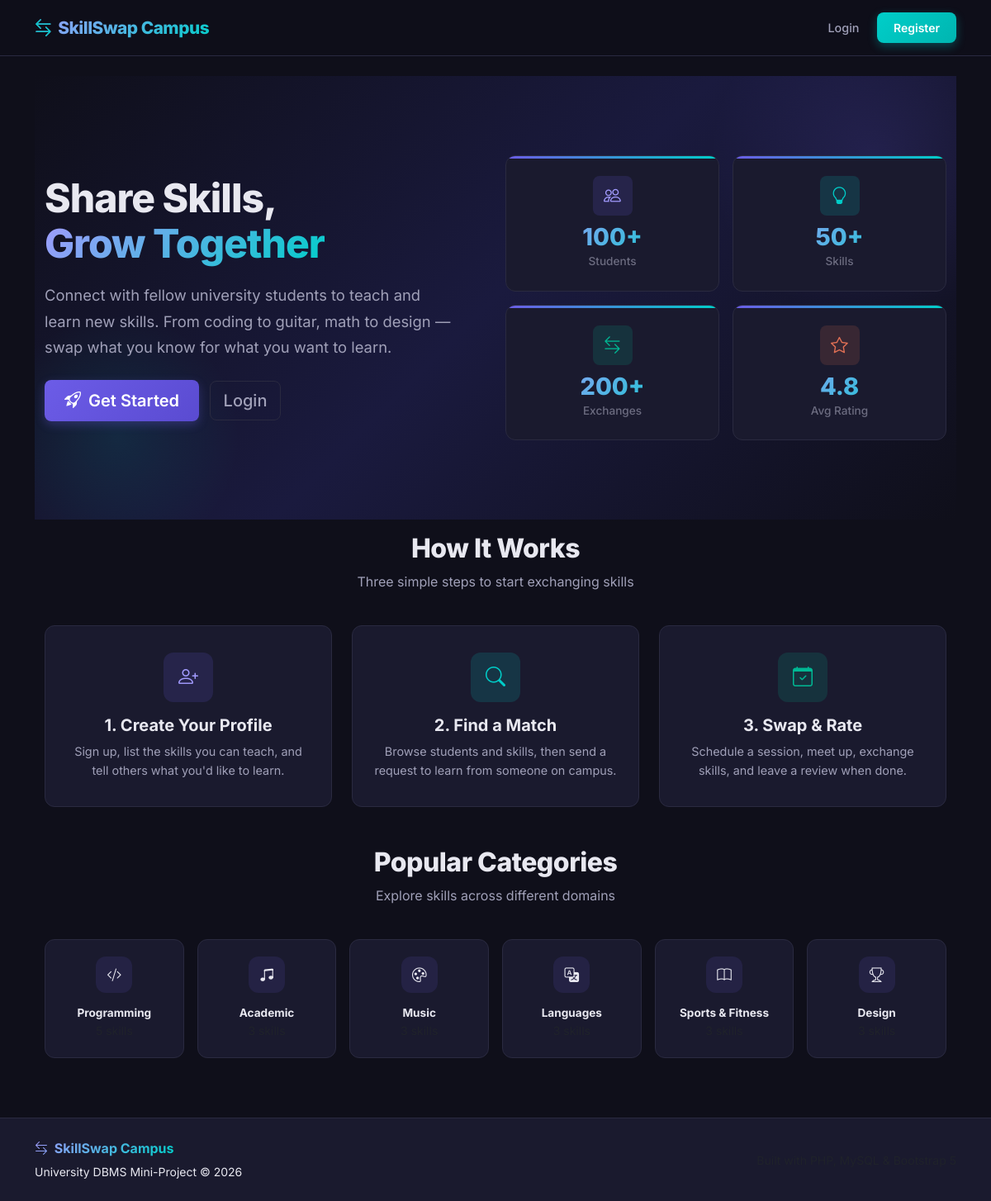
The page / on the database its author committed.
### tables this page shows
CREATE TABLE skill_categories (
    category_id INT AUTO_INCREMENT PRIMARY KEY,
    category_name VARCHAR(100) NOT NULL UNIQUE
);

### includes/auth.php (called while the page is built, shortened)
<?php
function isLoggedIn() {
    return isset($_SESSION['user_id']);
}
?>

### index.php (the view, shortened to what this page needs)
<?php
include 'includes/header.php';
?>
<div class="hero-section">
    <div class="container">
        <div class="row align-items-center">
            <div class="col-lg-6 mb-4 mb-lg-0" style="position: relative; z-index: 1;">
                <h1 class="hero-title">
                    Share Skills,<br>
                    <span class="highlight">Grow Together</span>
                </h1>
                <p class="hero-subtitle">
                    Connect with fellow university students to teach and learn new skills.
                    From coding to guitar, math to design — swap what you know for what you want to learn.
                </p>
                <div class="mt-4">
                    <?php if (!isLoggedIn()): ?>
                        <a href="register.php" class="btn btn-primary btn-lg me-2">
                            <i class="bi bi-rocket-takeoff me-1"></i> Get Started
                        </a>
                        <a href="login.php" class="btn btn-outline-light btn-lg">
                            Login
                        </a>
                    <?php endif; ?>
                </div>
            </div>
            <div class="col-lg-6 text-center" style="position: relative; z-index: 1;">
                <div class="row g-3">
                    <div class="col-6">
                        <div class="stat-card text-center">
                            <div class="stat-icon purple mx-auto"><i class="bi bi-people"></i></div>
                            <div class="stat-number text-gradient">100+</div>
                            <div class="stat-label">Students</div>
                        </div>
                    </div>
                    <div class="col-6">
                        <div class="stat-card text-center">
                            <div class="stat-icon teal mx-auto"><i class="bi bi-lightbulb"></i></div>
                            <div class="stat-number text-gradient">50+</div>
                            <div class="stat-label">Skills</div>
                        </div>
                    </div>
                    <div class="col-6">
                        <div class="stat-card text-center">
                            <div class="stat-icon green mx-auto"><i class="bi bi-arrow-left-right"></i></div>
                            <div class="stat-number text-gradient">200+</div>
                            <div class="stat-label">Exchanges</div>
                        </div>
                    </div>
                    <div class="col-6">
                        <div class="stat-card text-center">
                            <div class="stat-icon orange mx-auto"><i class="bi bi-star"></i></div>
                            <div class="stat-number text-gradient">4.8</div>
                            <div class="stat-label">Avg Rating</div>
                        </div>
                    </div>
                </div>
            </div>
        </div>
    </div>
</div>
<div class="container py-5" style="margin-top: -2rem;">
    <h2 class="section-title">How It Works</h2>
    <p class="section-subtitle">Three simple steps to start exchanging skills</p>
    <div class="row g-4">
        <div class="col-md-4">
            <div class="feature-card">
                <div class="feature-icon" style="background: rgba(108, 92, 231, 0.15); color: var(--primary-light);">
                    <i class="bi bi-person-plus"></i>
                </div>
                <h5>1. Create Your Profile</h5>
                <p>Sign up, list the skills you can teach, and tell others what you'd like to learn.</p>
            </div>
        </div>
        <div class="col-md-4">
            <div class="feature-card">
                <div class="feature-icon" style="background: rgba(0, 206, 201, 0.15); color: var(--accent);">
                    <i class="bi bi-search"></i>
                </div>
                <h5>2. Find a Match</h5>
                <p>Browse students and skills, then send a request to learn from someone on campus.</p>
            </div>
        </div>
        <div class="col-md-4">
            <div class="feature-card">
                <div class="feature-icon" style="background: rgba(0, 184, 148, 0.15); color: var(--success);">
                    <i class="bi bi-calendar-check"></i>
                </div>
                <h5>3. Swap & Rate</h5>
                <p>Schedule a session, meet up, exchange skills, and leave a review when done.</p>
            </div>
        </div>
    </div>
</div>
<?php
require_once 'config/db.php';
$catResult = mysqli_query($conn, "SELECT c.category_id, c.category_name, COUNT(s.skill_id) AS skill_count FROM skill_categories c LEFT JOIN skills s ON c.category_id = s.category_id GROUP BY c.category_id ORDER BY skill_count DESC LIMIT 6");
?>
<div class="container pb-5">
    <h2 class="section-title">Popular Categories</h2>
    <p class="section-subtitle">Explore skills across different domains</p>
    <div class="row g-3 justify-content-center">
        <?php
        $icons = ['bi-code-slash', 'bi-music-note-beamed', 'bi-palette', 'bi-translate', 'bi-book', 'bi-trophy'];
        $colors = ['purple', 'teal', 'orange', 'green', 'purple', 'teal'];
        $i = 0;
        while ($cat = mysqli_fetch_assoc($catResult)):
        ?>
        <div class="col-6 col-md-4 col-lg-2">
            <div class="feature-card" style="padding: 1.25rem;">
                <div class="feature-icon <?php echo $colors[$i % 6]; ?> mx-auto" style="width: 44px; height: 44px; font-size: 1.1rem; background: rgba(108, 92, 231, 0.12);">
                    <i class="bi <?php echo $icons[$i % 6]; ?>"></i>
                </div>
                <h6 class="mt-2 mb-0" style="font-size: 0.85rem;"><?php echo htmlspecialchars($cat['category_name']); ?></h6>
                <small class="text-muted"><?php echo $cat['skill_count']; ?> skills</small>
            </div>
        </div>
        <?php $i++; endwhile; ?>
    </div>
</div>
<?php include 'includes/footer.php'; ?>

### rows shown on the page
skill_categories: category_name "Programming"
skill_categories: category_name "Academic"
skill_categories: category_name "Music"
skill_categories: category_name "Languages"
skill_categories: category_name "Sports & Fitness"
skill_categories: category_name "Design"
